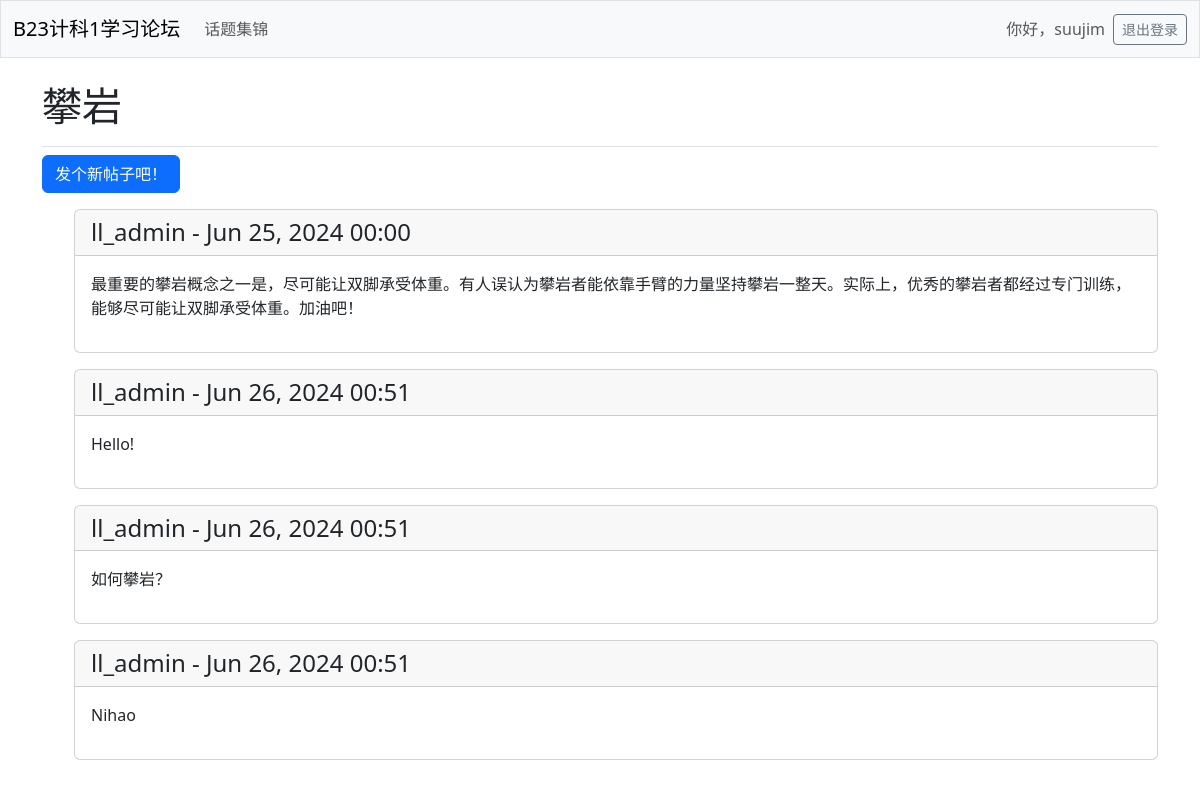
/topics/2/ (signed in), run on the app's committed database.
### learning_logs/models.py (models this page shows, shortened)
class Topic(models.Model): # Model是Django基本类
    text = models.CharField(max_length=200)
    date_added = models.DateTimeField(auto_now_add=True)
    owner = models.ForeignKey(User, on_delete=models.CASCADE)

class Entry(models.Model):
    topic = models.ForeignKey(Topic, on_delete=models.CASCADE)
    text = models.TextField()
    date_added = models.DateTimeField(auto_now_add=True)
    owner = models.ForeignKey(User, on_delete=models.CASCADE)
    class Meta: # 用于管理额外信息
        verbose_name_plural = 'entries' # 表示多个条目，默认会是Entry，不符合英语语法

### learning_logs/views.py (the view)
# urls.py: path('topics/<int:topic_id>/', views.topic, name='topic'),
@login_required
def topic(request, topic_id):
    topic = Topic.objects.get(id=topic_id) # 获取指定id的topic
    entries = topic.entry_set.order_by('date_added') # 先展示新entry
    context = {'topic': topic, 'entries': entries}
    return render(request, 'learning_logs/topic.html', context)

### learning_logs/templates/learning_logs/topic.html (shortened to what this page needs)
{% extends 'learning_logs/base.html' %}
{% block page_header %}
  <h1>{{ topic.text }}</h1>
{% endblock page_header %}
{% block content %}
  <p>
    <a class="btn btn-primary" href="{% url 'learning_logs:new_entry' topic.id %}">
      发个新帖子吧！
    </a>
  </p>
  <ul>
    {% for entry in entries %}
      <div class="card mb-3">
        <h4 class="card-header">
          {{ entry.owner }} -
          {{ entry.date_added|date:'M d, Y H:i' }}
        </h4>
        <div class="card-body">
          {{ entry.text|linebreaks }}
        </div>
      </div>
    {% empty %}
      <p>还没有人聊这个话题喔</p>
    {% endfor %}
{% endblock content %}

### learning_logs/templates/learning_logs/base.html (shortened to what this page needs)
<!doctype html>
<html lang="zh">
  <head>
    {% load django_bootstrap5 %}
    {% bootstrap_css %}
  </head>
  <body>
    <nav class="navbar navbar-expand-md navbar-light bg-light mb-4 border">
      <div class="container-fluid">
        <a class="navbar-brand" href="{% url 'learning_logs:index' %}">
          B23计科1学习论坛
        </a>
        <div class="collapse navbar-collapse" id="navbarCollapse">
          <ul class="navbar-nav me-auto mb-2 mb-md-0">
             <li class="nav-item">
                <a class="nav-link" href="{% url 'learning_logs:topics' %}">
                  话题集锦
                </a>
              </li>
          </ul>
          <ul class="navbar-nav ms-auto mb-2 mb-md-0">
            {% if user.is_authenticated %}
              <li class="nav-item">
                <span class="navbar-text me-2">
                  你好，{{ user.username }}
                </span>
              </li>
            {% endif %}
          </ul>
          {% if user.is_authenticated %}
            <form action="{% url 'accounts:logout' %}" method="post">
              <button name="submit" class="btn btn-outline-secondary btn-sm">
                退出登录
              </button>
            </form>
          {% endif %}
        </div>
      </div>
    </nav>
    <main class="container">
      <div class="pb-2 mb-2 border-bottom">
        {% block page_header %}{% endblock page_header %}
      </div>
      <div>
        {% block content %}{% endblock content %}
      </div>
    </main>
  </body>
</html>

### data on the page
Topic: text "攀岩"
Entry: owner "ll_admin", date_added "Jun 25, 2024 00:00", text "最重要的攀岩概念之一是，尽可能让双脚承受体重。有人误认为攀岩者能依靠手臂的力量坚持攀岩一整天。实际上，优秀的攀岩者都经过专门训练，能够尽可能让双脚承受体重。加油吧！"
Entry: owner "ll_admin", date_added "Jun 26, 2024 00:51", text "Hello!"
Entry: owner "ll_admin", date_added "Jun 26, 2024 00:51", text "如何攀岩？"
Entry: owner "ll_admin", date_added "Jun 26, 2024 00:51", text "Nihao"

### other printed values
{{ user.username }} "suujim"
